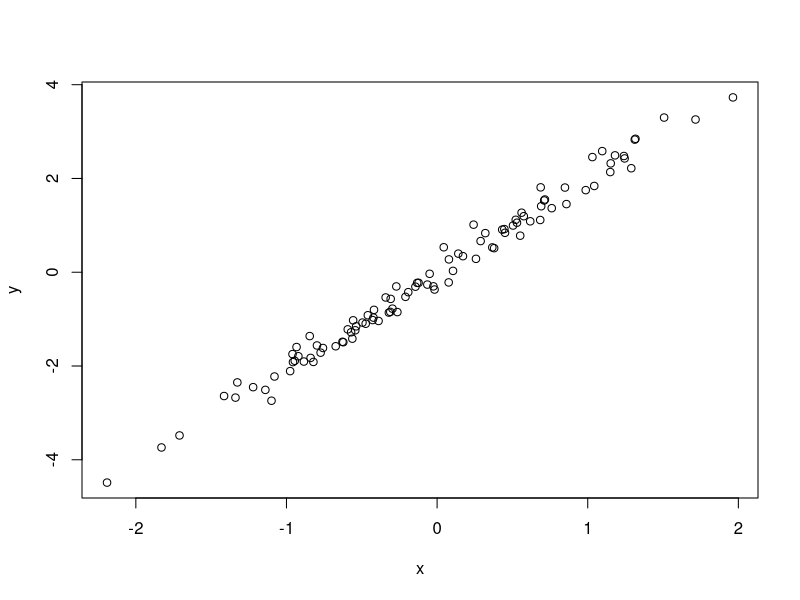

This chart was generated by the following R code:
# Simulate and plot data 
# Xiang LI
# xiangli@lclark.edu
# 2024-06-25

# Simulate predictor variable 
x <- rnorm(n = 100)

# Simulate response variable with some noise
y <- 2*x+rnorm(n = 100, sd = 0.2)

# Plot the data
plot(x = x, y = y)
